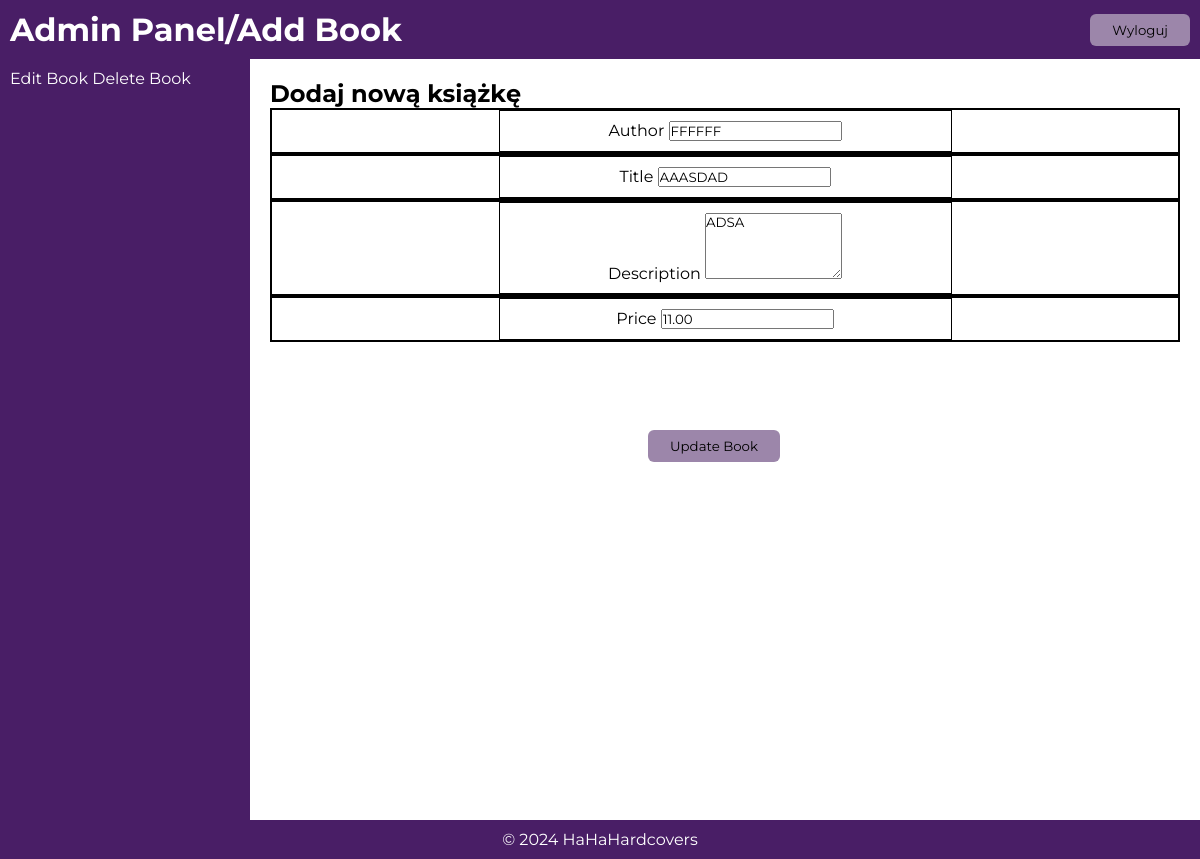
Page /update_book/5d381e98-e6c7-4e30-b99e-b3ff1220c23e/ (signed in) on the committed database.
### stuff/models.py (models this page shows, shortened)
class Books(models.Model):
    author = models.CharField(max_length= 100, default = None)
    title = models.CharField(max_length=50)
    description = models.TextField(null=True,blank=True)
    price = models.DecimalField(max_digits=5, decimal_places  = 2, default = None)
    vote_total = models.IntegerField(default=0, null=True, blank=True)
    vote_ratio = models.IntegerField(default=0, null=True, blank=True)
    tags = models.ManyToManyField('Tag',blank=True)
    image = models.ImageField(null= True, blank=True)
    id = models.UUIDField(default=uuid.uuid4, unique=True,
                          primary_key=True, editable=False)
    class Meta:
        verbose_name_plural = 'Books'

### stuff/views.py (the view)
# urls.py: path('update_book/<str:pk>/', views.updateBook,name='update-book'),
@user_passes_test(lambda u: u.is_superuser, login_url='stuff:stuff_list')
def updateBook(request, pk):
    book = Books.objects.get(id=pk)
    form = BookForm(instance=book)
    if request.method == 'POST':
        form = BookForm(request.POST, request.FILES, instance = book)
        if form.is_valid():
            book = form.save()
        return redirect('stuff:stuff_list')
    context = {'form': form ,'book': book}
    return render(request, 'stuff/update_book.html', context )

### stuff/forms.py
class BookForm(ModelForm):
    class Meta:
        model = Books
        fields = ['author','title', 'description', 'price']
        widgets = {
            'tags' : forms.CheckboxSelectMultiple(),
            'description': forms.Textarea(attrs={'rows':4, 'cols':15})
        }
    def __init__(self, *args, **kwargs):
        super(BookForm, self).__init__(*args,**kwargs)
        for name,field  in self.fields.items():
            field.widget.attrs.update({'class' : "bookFormField"})

### stuff/templates/stuff/update_book.html (shortened to what this page needs)
{% extends 'stuff/book_form.html' %}
{% load static %}
{% block updateBook %}
            <form method="POST">
                {% for field in form %}
                <div style="border: 2px solid black;">
                    <div class="admin-add-book">
                        <label for="">{{field.label}} </label>
                        {{field}}
                    </div>
                </div>
                {% endfor %}
                <div class="center-div">
                <button type="submit" id="Button1">Update Book</button>
                </div>
            </form>
{% endblock updateBook %}

### static/styles/test1style.css (style rules this page uses)
* { margin: 0; padding: 0; box-sizing: border-box; font-family: 'Montserrat', sans-serif; }
#Button1 { font-family: 'Montserrat', sans-serif; background: #9c86aa; border: none; padding: 8px 22px; border-radius: 6px; transition: all 0.2s ease; }
.admin-add-book { border: 1px solid; margin: auto; width: 50%; padding: 10px; text-align: center; }
.center-div { margin: 0; position: absolute; top: 50%; left: 54%; }

### rows in the picture
Books: form "FFFFFF" "AAASDAD" "ADSA" "11.00"

### other values in the picture
{{ field.label }} "Author" "Title" "Description" "Price"
